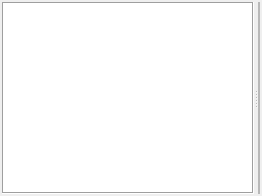
           <widget class="QWidget" name="Toolstab">
            <attribute name="title">
             <string>Tools</string>
            </attribute>
            <layout class="QHBoxLayout" name="horizontalLayout_6">
             <property name="spacing">
              <number>2</number>
             </property>
             <property name="leftMargin">
              <number>2</number>
             </property>
             <property name="topMargin">
              <number>2</number>
             </property>
             <property name="rightMargin">
              <number>2</number>
             </property>
             <property name="bottomMargin">
              <number>2</number>
             </property>
             <item>
              <widget class="QSplitter" name="splitter_2">
               <property name="orientation">
                <enum>Qt::Horizontal</enum>
               </property>
               <widget class="QTreeWidget" name="treeWidget_utils">
                <property name="sizePolicy">
                 <sizepolicy hsizetype="Preferred" vsizetype="Preferred">
                  <horstretch>0</horstretch>
                  <verstretch>0</verstretch>
                 </sizepolicy>
                </property>
                <property name="minimumSize">
                 <size>
                  <width>0</width>
                  <height>0</height>
                 </size>
                </property>
                <property name="maximumSize">
                 <size>
                  <width>16777215</width>
                  <height>16777215</height>
                 </size>
                </property>
                <property name="acceptDrops">
                 <bool>false</bool>
                </property>
                <property name="autoFillBackground">
                 <bool>true</bool>
                </property>
                <property name="frameShape">
                 <enum>QFrame::Box</enum>
                </property>
                <property name="verticalScrollBarPolicy">
                 <enum>Qt::ScrollBarAsNeeded</enum>
                </property>
                <property name="editTriggers">
                 <set>QAbstractItemView::AllEditTriggers</set>
                </property>
                <property name="tabKeyNavigation">
                 <bool>false</bool>
                </property>
                <property name="showDropIndicator" stdset="0">
                 <bool>false</bool>
                </property>
                <property name="dragDropMode">
                 <enum>QAbstractItemView::NoDragDrop</enum>
                </property>
                <property name="alternatingRowColors">
                 <bool>false</bool>
                </property>
                <property name="selectionBehavior">
                 <enum>QAbstractItemView::SelectItems</enum>
                </property>
                <property name="iconSize">
                 <size>
                  <width>30</width>
                  <height>30</height>
                 </size>
                </property>
                <property name="textElideMode">
                 <enum>Qt::ElideNone</enum>
                </property>
                <property name="indentation">
                 <number>10</number>
                </property>
                <property name="rootIsDecorated">
                 <bool>true</bool>
                </property>
                <property name="uniformRowHeights">
                 <bool>false</bool>
                </property>
                <property name="wordWrap">
                 <bool>false</bool>
                </property>
                <attribute name="headerVisible">
                 <bool>false</bool>
                </attribute>
                <column>
                 <property name="text">
                  <string>1</string>
                 </property>
                </column>
               </widget>
               <widget class="QStackedWidget" name="stackedWidget">
                <property name="sizePolicy">
                 <sizepolicy hsizetype="Preferred" vsizetype="Preferred">
                  <horstretch>0</horstretch>
                  <verstretch>0</verstretch>
                 </sizepolicy>
                </property>
                <property name="frameShape">
                 <enum>QFrame::StyledPanel</enum>
                </property>
                <property name="frameShadow">
                 <enum>QFrame::Plain</enum>
                </property>
                <property name="currentIndex">
                 <number>0</number>
                </property>
                <widget class="QWidget" name="page_2"/>
               </widget>
              </widget>
             </item>
            </layout>
           </widget>
